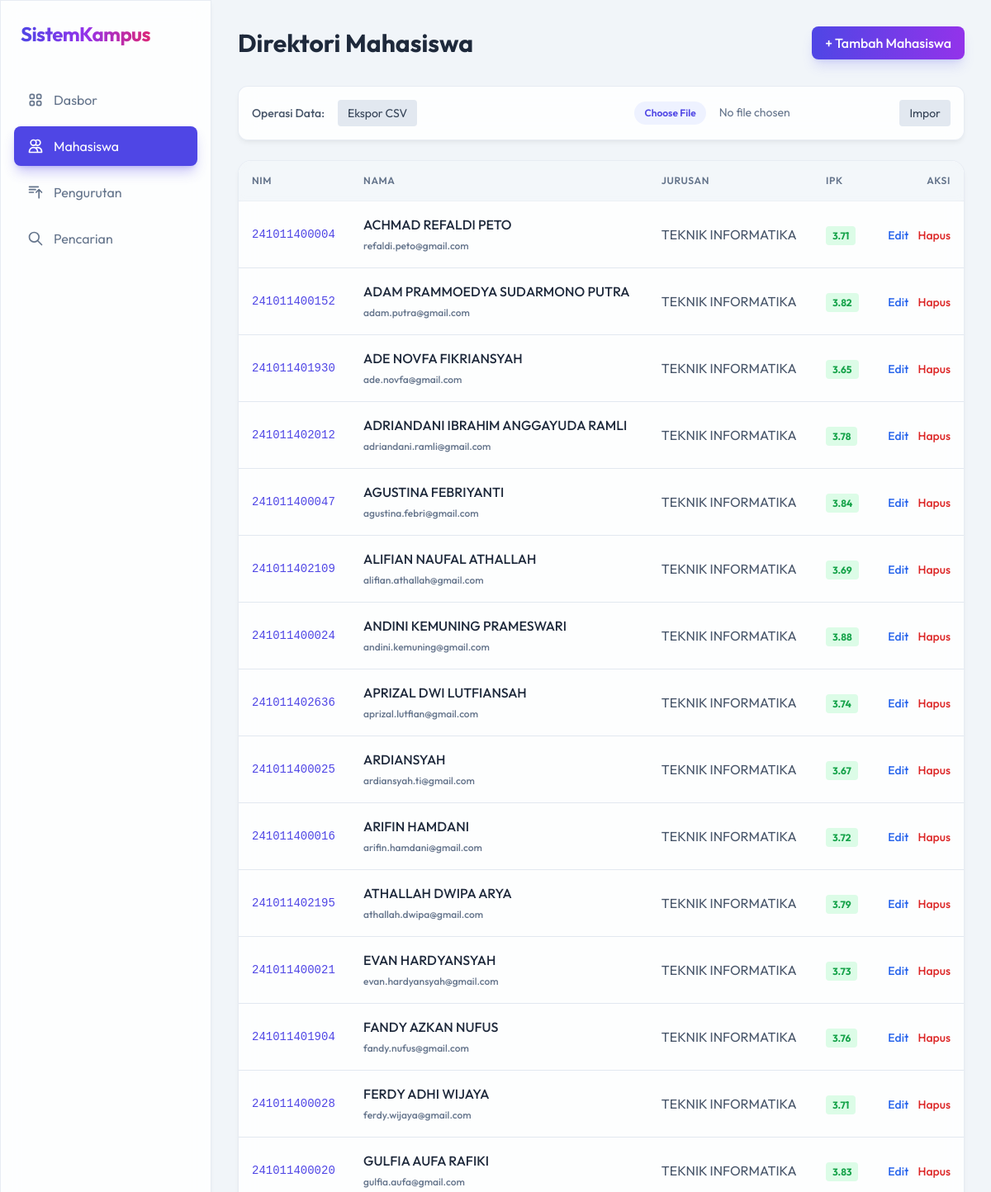
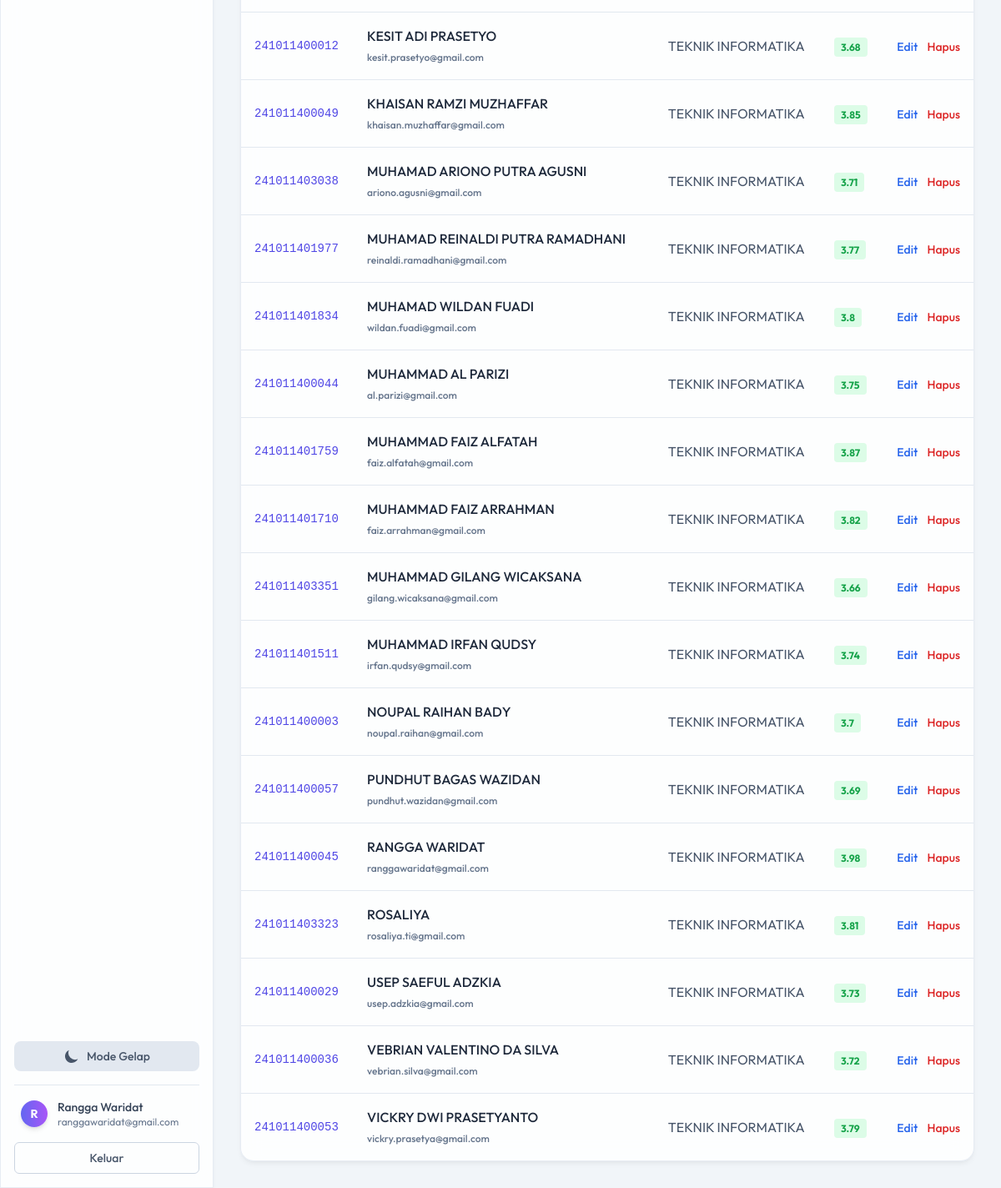
Page /students/ (signed in) on the committed database (2 pictures, top to bottom).
### app/models.py (models this page shows, shortened)
class Person(Base):
    __abstract__ = True
    id = Column(Integer, primary_key=True, index=True)
    nama = Column(String, index=True)
    email = Column(String, unique=True, index=True)
    created_at = Column(DateTime(timezone=True), server_default=func.now())

class User(Person):
    __tablename__ = "users"
    hashed_password = Column(String)

class Student(Person):
    __tablename__ = "students"
    nim = Column(String, unique=True, index=True) # ID Mahasiswa
    jurusan = Column(String)
    ipk = Column(Float)

### app/routers/students.py (the view)
@router.get("/")
async def list_students(request: Request, user: models.User = Depends(require_user), db: Session = Depends(get_db)):
    mgr = StudentManager(db)
    students = mgr.get_all()
    return templates.TemplateResponse("students_list.html", {
        "request": request,
        "user": user,
        "students": students,
        "active_page": "students"
    })

### app/templates/students_list.html (shortened to what this page needs)
{% extends "base.html" %}
{% block content %}
<div class="flex justify-between items-center mb-8">
    <h1 class="text-3xl font-bold text-slate-800 dark:text-white">Direktori Mahasiswa</h1>
    <a href="/students/add"
        class="px-4 py-2 bg-gradient-to-r from-primary to-secondary rounded-lg text-white font-medium hover:opacity-90 transition shadow-lg shadow-indigo-500/20">
        + Tambah Mahasiswa
    </a>
</div>
<div class="glass-panel p-4 rounded-xl mb-6 flex flex-col md:flex-row justify-between items-center gap-4">
    <div class="flex gap-2 items-center">
        <h3 class="text-sm font-medium text-slate-600 dark:text-gray-300 mr-2">Operasi Data:</h3>
        <a href="/students/export"
            class="text-sm px-3 py-1.5 bg-slate-200 dark:bg-slate-700 hover:bg-slate-300 dark:hover:bg-slate-600 rounded text-slate-700 dark:text-white transition">Ekspor
            CSV</a>
    </div>
    <form action="/students/import" method="post" enctype="multipart/form-data" class="flex gap-2 items-center">
        <input type="file" name="file" accept=".csv" required
            class="text-sm text-slate-500 dark:text-gray-400 file:mr-4 file:py-1.5 file:px-3 file:rounded-full file:border-0 file:text-xs file:font-semibold file:bg-indigo-50 dark:file:bg-primary/20 file:text-indigo-600 dark:file:text-primary hover:file:bg-indigo-100 dark:hover:file:bg-primary/30">
        <button type="submit"
            class="text-sm px-3 py-1.5 bg-slate-200 dark:bg-slate-700 hover:bg-slate-300 dark:hover:bg-slate-600 rounded text-slate-700 dark:text-white transition">Impor</button>
    </form>
</div>
<div class="glass-panel rounded-2xl overflow-hidden border border-slate-200 dark:border-white/5">
    <div class="overflow-x-auto">
        <table class="w-full text-left border-collapse">
            <thead>
                <tr
                    class="bg-slate-100/80 dark:bg-slate-900/40 text-slate-500 dark:text-gray-400 text-xs uppercase tracking-wider backdrop-blur-sm border-b border-slate-200 dark:border-white/5">
                    <th class="p-4 font-semibold">NIM</th>
                    <th class="p-4 font-semibold">Nama</th>
                    <th class="p-4 font-semibold">Jurusan</th>
                    <th class="p-4 font-semibold">IPK</th>
                    <th class="p-4 text-right font-semibold">Aksi</th>
                </tr>
            </thead>
            <tbody class="divide-y divide-slate-200 dark:divide-gray-700">
                {% for student in students %}
                <tr class="hover:bg-slate-50 dark:hover:bg-white/5 transition duration-150">
                    <td class="p-4 font-mono text-sm text-indigo-600 dark:text-indigo-400">{{ student.nim }}</td>
                    <td class="p-4 font-medium text-slate-800 dark:text-white">{{ student.nama }}<br><span
                            class="text-xs text-slate-500 dark:text-gray-500">{{
                            student.email }}</span></td>
                    <td class="p-4 text-slate-600 dark:text-gray-300">{{ student.jurusan }}</td>
                    <td class="p-4">
                        <span
                            class="px-2 py-1 rounded text-xs font-bold {% if student.ipk >= 3.5 %}bg-green-100 dark:bg-green-500/20 text-green-600 dark:text-green-400{% elif student.ipk >= 3.0 %}bg-yellow-100 dark:bg-yellow-500/20 text-yellow-600 dark:text-yellow-400{% else %}bg-red-100 dark:bg-red-500/20 text-red-600 dark:text-red-400{% endif %}">
                            {{ student.ipk }}
                        </span>
                    </td>
                    <td class="p-4 text-right space-x-2">
                        <a href="/students/edit/{{ student.id }}"
                            class="text-blue-600 dark:text-blue-400 hover:text-blue-500 dark:hover:text-blue-300 text-sm font-medium">Edit</a>
                        <a href="/students/delete/{{ student.id }}"
                            onclick="return confirm('Apakah Anda yakin ingin menghapus data ini?')"
                            class="text-red-600 dark:text-red-400 hover:text-red-500 dark:hover:text-red-300 text-sm font-medium">Hapus</a>
                    </td>
                </tr>
                {% else %}
                <tr>
                    <td colspan="5" class="p-8 text-center text-slate-500 dark:text-gray-500">Tidak ada data mahasiswa.
                        Tambahkan satu untuk memulai.
                    </td>
                </tr>
                {% endfor %}
            </tbody>
        </table>
    </div>
</div>
{% endblock %}

### app/templates/base.html (shortened to what this page needs)
<!DOCTYPE html>
<html lang="id" class="dark">
<head>
    <script src="https://cdn.tailwindcss.com"></script>
</head>
<body
    class="antialiased min-h-screen flex flex-col md:flex-row bg-lightbg dark:bg-darkbg text-slate-800 dark:text-slate-200 transition-colors duration-300">
    <aside
        class="w-full md:w-64 glass-panel flex-shrink-0 hidden md:flex flex-col h-screen sticky top-0 border-r border-slate-200 dark:border-white/10">
        <div class="p-6 text-2xl font-bold tracking-tight">
            <span class="gradient-text">SistemKampus</span>
        </div>
        <nav class="flex-1 px-4 space-y-2 mt-4">
            <a href="/dashboard"
                class="flex items-center px-4 py-3 rounded-lg transition-all duration-200 {% if active_page == 'dashboard' %}bg-primary text-white shadow-lg shadow-primary/30{% else %}text-slate-500 dark:text-slate-400 hover:bg-slate-200 dark:hover:bg-white/5 hover:text-slate-900 dark:hover:text-white{% endif %}">
                Dasbor
            </a>
            <a href="/students"
                class="flex items-center px-4 py-3 rounded-lg transition-all duration-200 {% if active_page == 'students' %}bg-primary text-white shadow-lg shadow-primary/30{% else %}text-slate-500 dark:text-slate-400 hover:bg-slate-200 dark:hover:bg-white/5 hover:text-slate-900 dark:hover:text-white{% endif %}">
                <svg class="w-5 h-5 mr-3" fill="none" stroke="currentColor" viewBox="0 0 24 24">
                    <path stroke-linecap="round" stroke-linejoin="round" stroke-width="2"
                        d="M12 4.354a4 4 0 110 5.292M15 21H3v-1a6 6 0 0112 0v1zm0 0h6v-1a6 6 0 00-9-5.197M13 7a4 4 0 11-8 0 4 4 0 018 0z">
                    </path>
                </svg>
                Mahasiswa
            </a>
            <a href="/sorting"
                class="flex items-center px-4 py-3 rounded-lg transition-all duration-200 {% if active_page == 'sorting' %}bg-primary text-white shadow-lg shadow-primary/30{% else %}text-slate-500 dark:text-slate-400 hover:bg-slate-200 dark:hover:bg-white/5 hover:text-slate-900 dark:hover:text-white{% endif %}">
                <svg class="w-5 h-5 mr-3" fill="none" stroke="currentColor" viewBox="0 0 24 24">
                    <path stroke-linecap="round" stroke-linejoin="round" stroke-width="2"
                        d="M3 4h13M3 8h9m-9 4h6m4 0l4-4m0 0l4 4m-4-4v12"></path>
                </svg>
                Pengurutan
            </a>
            <a href="/searching"
                class="flex items-center px-4 py-3 rounded-lg transition-all duration-200 {% if active_page == 'searching' %}bg-primary text-white shadow-lg shadow-primary/30{% else %}text-slate-500 dark:text-slate-400 hover:bg-slate-200 dark:hover:bg-white/5 hover:text-slate-900 dark:hover:text-white{% endif %}">
                <svg class="w-5 h-5 mr-3" fill="none" stroke="currentColor" viewBox="0 0 24 24">
                    <path stroke-linecap="round" stroke-linejoin="round" stroke-width="2"
                        d="M21 21l-6-6m2-5a7 7 0 11-14 0 7 7 0 0114 0z"></path>
                </svg>
                Pencarian
            </a>
        </nav>
        <div class="p-4">
            <button id="theme-toggle"
                class="w-full mb-4 flex items-center justify-center space-x-2 py-2 rounded-lg bg-slate-200 dark:bg-slate-800 hover:bg-slate-300 dark:hover:bg-slate-700 transition-colors text-sm text-slate-600 dark:text-slate-300 font-medium">
                <svg id="theme-toggle-dark-icon" class="hidden w-5 h-5" fill="currentColor" viewBox="0 0 20 20">
                    <path d="M17.293 13.293A8 8 0 016.707 2.707a8.001 8.001 0 1010.586 10.586z"></path>
                </svg>
                <span id="theme-toggle-text">Ganti Tema</span>
            </button>
            <div class="border-t border-slate-200 dark:border-slate-700 pt-4">
                <div class="flex items-center mb-4 px-2">
                    <div
                        class="w-8 h-8 rounded-full bg-gradient-to-r from-indigo-500 to-purple-500 flex items-center justify-center font-bold text-sm text-white shadow-md">
                        {{ user.nama[0] if user else 'T' }}
                    </div>
                    <div class="ml-3 overflow-hidden">
                        <p class="text-sm font-medium text-slate-700 dark:text-white truncate">{{ user.nama if user else
                            'Tamu' }}</p>
                        <p class="text-xs text-slate-500 dark:text-slate-400 truncate">{{ user.email if user else '' }}
                        </p>
                    </div>
                </div>
                <a href="/logout"
                    class="block w-full text-center py-2 px-4 rounded-md border border-slate-300 dark:border-slate-600 hover:bg-red-500 hover:text-white hover:border-red-500 dark:hover:bg-red-500/20 dark:hover:text-red-300 transition-all text-sm text-slate-600 dark:text-slate-300 font-medium">
                    Keluar
                </a>
            </div>
        </div>
    </aside>
    <main class="flex-1 p-4 md:p-8 overflow-y-auto w-full">
        {% block content %}{% endblock %}
    </main>
</body>
</html>

### app/templates/base.html (style rules this page uses)
body { font-family: 'Outfit', sans-serif; }
html:not(.dark) .glass-panel { background: rgba(255, 255, 255, 0.85); backdrop-filter: blur(12px); border: 1px solid rgba(226, 232, 240, 0.8); box-shadow: 0 4px 6px -1px rgba(0, 0, 0, 0.05), 0 2px 4px -1px rgba(0, 0, 0, 0.03); }
.gradient-text { background: linear-gradient(to right, #4f46e5, #9333ea, #db2777); -webkit-background-clip: text; -webkit-text-fill-color: transparent; }

### rows in the picture
User: nama "R", nama "Rangga Waridat", email "ranggawaridat@gmail.com"
Student: nim "241011400004", nama "ACHMAD REFALDI PETO", email "refaldi.peto@gmail.com", jurusan "TEKNIK INFORMATIKA", ipk "3.71"
Student: nim "241011400152", nama "ADAM PRAMMOEDYA SUDARMONO PUTRA", email "adam.putra@gmail.com", jurusan "TEKNIK INFORMATIKA", ipk "3.82"
Student: nim "241011401930", nama "ADE NOVFA FIKRIANSYAH", email "ade.novfa@gmail.com", jurusan "TEKNIK INFORMATIKA", ipk "3.65"
Student: nim "241011402012", nama "ADRIANDANI IBRAHIM ANGGAYUDA RAMLI", email "adriandani.ramli@gmail.com", jurusan "TEKNIK INFORMATIKA", ipk "3.78"
Student: nim "241011400047", nama "AGUSTINA FEBRIYANTI", email "agustina.febri@gmail.com", jurusan "TEKNIK INFORMATIKA", ipk "3.84"
Student: nim "241011402109", nama "ALIFIAN NAUFAL ATHALLAH", email "alifian.athallah@gmail.com", jurusan "TEKNIK INFORMATIKA", ipk "3.69"
Student: nim "241011400024", nama "ANDINI KEMUNING PRAMESWARI", email "andini.kemuning@gmail.com", jurusan "TEKNIK INFORMATIKA", ipk "3.88"
Student: nim "241011402636", nama "APRIZAL DWI LUTFIANSAH", email "aprizal.lutfian@gmail.com", jurusan "TEKNIK INFORMATIKA", ipk "3.74"
Student: nim "241011400025", nama "ARDIANSYAH", email "ardiansyah.ti@gmail.com", jurusan "TEKNIK INFORMATIKA", ipk "3.67"
Student: nim "241011400016", nama "ARIFIN HAMDANI", email "arifin.hamdani@gmail.com", jurusan "TEKNIK INFORMATIKA", ipk "3.72"
Student: nim "241011402195", nama "ATHALLAH DWIPA ARYA", email "athallah.dwipa@gmail.com", jurusan "TEKNIK INFORMATIKA", ipk "3.79"
Student: nim "241011400021", nama "EVAN HARDYANSYAH", email "evan.hardyansyah@gmail.com", jurusan "TEKNIK INFORMATIKA", ipk "3.73"
Student: nim "241011401904", nama "FANDY AZKAN NUFUS", email "fandy.nufus@gmail.com", jurusan "TEKNIK INFORMATIKA", ipk "3.76"
Student: nim "241011400028", nama "FERDY ADHI WIJAYA", email "ferdy.wijaya@gmail.com", jurusan "TEKNIK INFORMATIKA", ipk "3.71"
Student: nim "241011400020", nama "GULFIA AUFA RAFIKI", email "gulfia.aufa@gmail.com", jurusan "TEKNIK INFORMATIKA", ipk "3.83"
Student: nim "241011400012", nama "KESIT ADI PRASETYO", email "kesit.prasetyo@gmail.com", jurusan "TEKNIK INFORMATIKA", ipk "3.68"
Student: nim "241011400049", nama "KHAISAN RAMZI MUZHAFFAR", email "khaisan.muzhaffar@gmail.com", jurusan "TEKNIK INFORMATIKA", ipk "3.85"
Student: nim "241011403038", nama "MUHAMAD ARIONO PUTRA AGUSNI", email "ariono.agusni@gmail.com", jurusan "TEKNIK INFORMATIKA", ipk "3.71"
Student: nim "241011401977", nama "MUHAMAD REINALDI PUTRA RAMADHANI", email "reinaldi.ramadhani@gmail.com", jurusan "TEKNIK INFORMATIKA", ipk "3.77"
Student: nim "241011401834", nama "MUHAMAD WILDAN FUADI", email "wildan.fuadi@gmail.com", jurusan "TEKNIK INFORMATIKA", ipk "3.8"
Student: nim "241011400044", nama "MUHAMMAD AL PARIZI", email "al.parizi@gmail.com", jurusan "TEKNIK INFORMATIKA", ipk "3.75"
Student: nim "241011401759", nama "MUHAMMAD FAIZ ALFATAH", email "faiz.alfatah@gmail.com", jurusan "TEKNIK INFORMATIKA", ipk "3.87"
Student: nim "241011401710", nama "MUHAMMAD FAIZ ARRAHMAN", email "faiz.arrahman@gmail.com", jurusan "TEKNIK INFORMATIKA", ipk "3.82"
Student: nim "241011403351", nama "MUHAMMAD GILANG WICAKSANA", email "gilang.wicaksana@gmail.com", jurusan "TEKNIK INFORMATIKA", ipk "3.66"
Student: nim "241011401511", nama "MUHAMMAD IRFAN QUDSY", email "irfan.qudsy@gmail.com", jurusan "TEKNIK INFORMATIKA", ipk "3.74"
Student: nim "241011400003", nama "NOUPAL RAIHAN BADY", email "noupal.raihan@gmail.com", jurusan "TEKNIK INFORMATIKA", ipk "3.7"
Student: nim "241011400057", nama "PUNDHUT BAGAS WAZIDAN", email "pundhut.wazidan@gmail.com", jurusan "TEKNIK INFORMATIKA", ipk "3.69"
Student: nim "241011400045", nama "RANGGA WARIDAT", email "ranggawaridat@gmail.com", jurusan "TEKNIK INFORMATIKA", ipk "3.98"
Student: nim "241011403323", nama "ROSALIYA", email "rosaliya.ti@gmail.com", jurusan "TEKNIK INFORMATIKA", ipk "3.81"
Student: nim "241011400029", nama "USEP SAEFUL ADZKIA", email "usep.adzkia@gmail.com", jurusan "TEKNIK INFORMATIKA", ipk "3.73"
Student: nim "241011400036", nama "VEBRIAN VALENTINO DA SILVA", email "vebrian.silva@gmail.com", jurusan "TEKNIK INFORMATIKA", ipk "3.72"
Student: nim "241011400053", nama "VICKRY DWI PRASETYANTO", email "vickry.prasetya@gmail.com", jurusan "TEKNIK INFORMATIKA", ipk "3.79"
